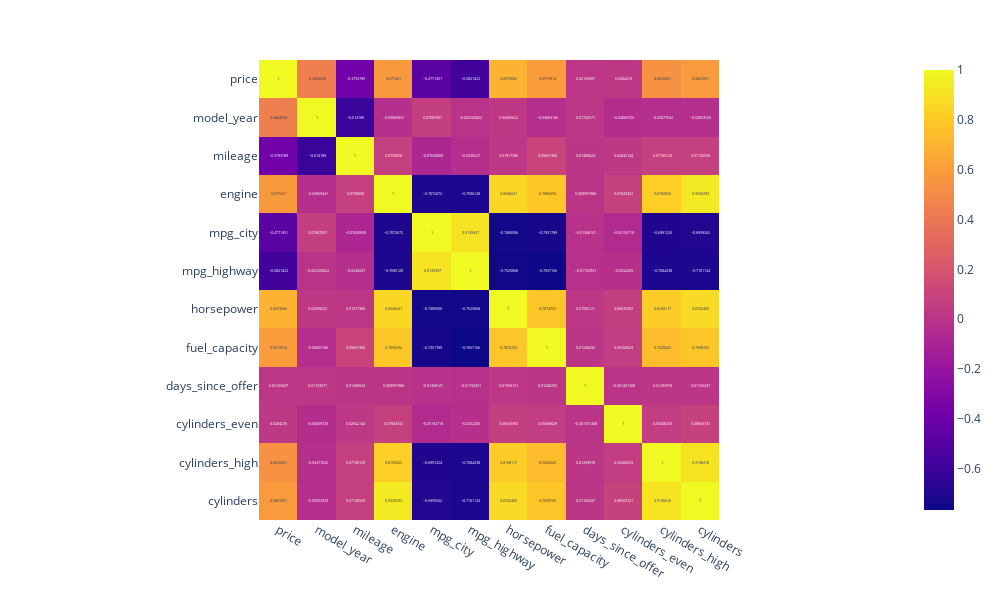

Notebook code cell kept with this figure:
### Code cell
correlations_purchased = pd.DataFrame(data[purchased_cols].corr())
fig = px.imshow(correlations_purchased, x=correlations_purchased.columns, y=correlations_purchased.index,
                text_auto=True)
fig.update_layout(width=1000,height=600)
fig.show()

### Figure 1 — Plotly figure (JSON) as saved in the notebook; plotly's stock layout.template omitted (floating-point values rounded to 4 significant figures; data arrays with more than 128 entries replaced by an {"elided": "..."} marker saying what was removed)
{"data": [{"coloraxis": "coloraxis", "hovertemplate": "x: %{x}<br>y: %{y}<br>color: %{z}<extra></extra>", "name": "0", "texttemplate": "%{z}", "type": "heatmap", "x": ["price", "model_year", "mileage", "engine", "mpg_city", "mpg_highway", "horsepower", "fuel_capacity", "days_since_offer", "cylinders_even", "cylinders_high", "cylinders"], "xaxis": "x", "y": ["price", "model_year", "mileage", "engine", "mpg_city", "mpg_highway", "horsepower", "fuel_capacity", "days_since_offer", "cylinders_even", "cylinders_high", "cylinders"], "yaxis": "y", "z": {"elided": "12x12 float values"}}], "layout": {"coloraxis": {"colorscale": [[0, "#0d0887"], [0.1111, "#46039f"], [0.2222, "#7201a8"], [0.3333, "#9c179e"], [0.4444, "#bd3786"], [0.5556, "#d8576b"], [0.6667, "#ed7953"], [0.7778, "#fb9f3a"], [0.8889, "#fdca26"], [1, "#f0f921"]]}, "height": 600, "margin": {"t": 60}, "width": 1000, "xaxis": {"anchor": "y", "constrain": "domain", "domain": [0, 1], "scaleanchor": "y"}, "yaxis": {"anchor": "x", "autorange": "reversed", "constrain": "domain", "domain": [0, 1]}}}
